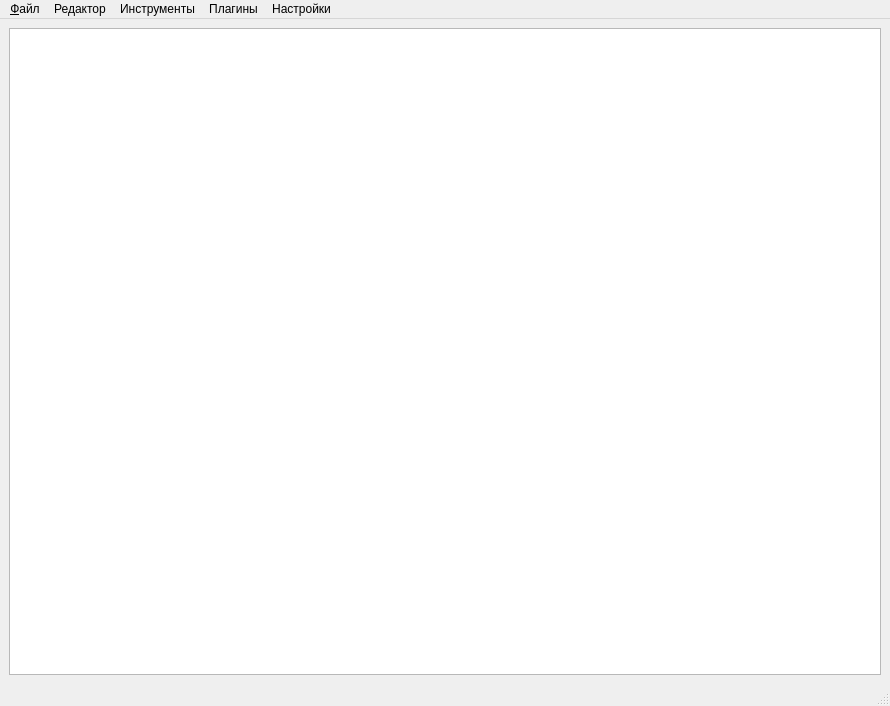
<?xml version="1.0" encoding="UTF-8"?>
<ui version="4.0">
 <class>MainWindow</class>
 <widget class="QMainWindow" name="MainWindow">
  <property name="geometry">
   <rect>
    <x>0</x>
    <y>0</y>
    <width>890</width>
    <height>706</height>
   </rect>
  </property>
  <property name="sizePolicy">
   <sizepolicy hsizetype="Expanding" vsizetype="Expanding">
    <horstretch>0</horstretch>
    <verstretch>0</verstretch>
   </sizepolicy>
  </property>
  <property name="windowTitle">
   <string>PyWebEditor</string>
  </property>
  <widget class="QWidget" name="centralwidget">
   <layout class="QHBoxLayout" name="horizontalLayout">
    <item>
     <widget class="QPlainTextEdit" name="plainTextEdit">
      <property name="font">
       <font>
        <family>Consolas</family>
        <pointsize>10</pointsize>
       </font>
      </property>
      <property name="cursor" stdset="0">
       <cursorShape>IBeamCursor</cursorShape>
      </property>
     </widget>
    </item>
   </layout>
  </widget>
  <widget class="QMenuBar" name="menubar">
   <property name="geometry">
    <rect>
     <x>0</x>
     <y>0</y>
     <width>890</width>
     <height>26</height>
    </rect>
   </property>
   <widget class="QMenu" name="fileMenu">
    <property name="geometry">
     <rect>
      <x>221</x>
      <y>191</y>
      <width>162</width>
      <height>174</height>
     </rect>
    </property>
    <property name="title">
     <string>&amp;Файл</string>
    </property>
    <addaction name="openFileAction"/>
    <addaction name="createFileAction"/>
    <addaction name="saveFileAction"/>
    <addaction name="saveAsFileAction"/>
    <addaction name="exitFileAction"/>
   </widget>
   <widget class="QMenu" name="toolsMenu">
    <property name="title">
     <string>Инструменты</string>
    </property>
   </widget>
   <widget class="QMenu" name="pluginsMenu">
    <property name="title">
     <string>Плагины</string>
    </property>
   </widget>
   <widget class="QMenu" name="settingsMenu">
    <property name="title">
     <string>Настройки</string>
    </property>
    <addaction name="authSettingsAction"/>
    <addaction name="separator"/>
    <addaction name="insertSettingsAction"/>
    <addaction name="appendSettingsAction"/>
    <addaction name="separator"/>
    <addaction name="viewSettingsAction"/>
    <addaction name="separator"/>
    <addaction name="configSettingsAction"/>
   </widget>
   <widget class="QMenu" name="editMenu">
    <property name="title">
     <string>Редактор</string>
    </property>
    <addaction name="updateEditAction"/>
    <addaction name="tagEditAction"/>
    <addaction name="fontEditAction"/>
    <addaction name="symEditAction"/>
   </widget>
   <addaction name="fileMenu"/>
   <addaction name="editMenu"/>
   <addaction name="toolsMenu"/>
   <addaction name="pluginsMenu"/>
   <addaction name="settingsMenu"/>
  </widget>
  <widget class="QStatusBar" name="statusbar"/>
  <action name="openFileAction">
   <property name="text">
    <string>Открыть</string>
   </property>
   <property name="shortcut">
    <string>Ctrl+O</string>
   </property>
  </action>
  <action name="createFileAction">
   <property name="text">
    <string>Создать</string>
   </property>
   <property name="shortcut">
    <string>Ctrl+N</string>
   </property>
  </action>
  <action name="saveFileAction">
   <property name="text">
    <string>Сохранить</string>
   </property>
   <property name="shortcut">
    <string>Ctrl+S</string>
   </property>
  </action>
  <action name="saveAsFileAction">
   <property name="text">
    <string>Сохранить как</string>
   </property>
  </action>
  <action name="reloadPluginsAction">
   <property name="text">
    <string>Перезагрузить</string>
   </property>
  </action>
  <action name="loadPluginsAction">
   <property name="text">
    <string>Подключить</string>
   </property>
  </action>
  <action name="insertSettingsAction">
   <property name="checkable">
    <bool>true</bool>
   </property>
   <property name="checked">
    <bool>true</bool>
   </property>
   <property name="text">
    <string>Вставка</string>
   </property>
  </action>
  <action name="appendSettingsAction">
   <property name="checkable">
    <bool>true</bool>
   </property>
   <property name="text">
    <string>Дополнение</string>
   </property>
  </action>
  <action name="configSettingsAction">
   <property name="text">
    <string>Настройки</string>
   </property>
  </action>
  <action name="exitFileAction">
   <property name="text">
    <string>Выход</string>
   </property>
  </action>
  <action name="updateEditAction">
   <property name="text">
    <string>Обновить</string>
   </property>
   <property name="shortcut">
    <string>F5</string>
   </property>
  </action>
  <action name="tagEditAction">
   <property name="text">
    <string>Вставить тег</string>
   </property>
  </action>
  <action name="authSettingsAction">
   <property name="text">
    <string>Авторизация</string>
   </property>
  </action>
  <action name="fontEditAction">
   <property name="text">
    <string>Шрифт</string>
   </property>
  </action>
  <action name="symEditAction">
   <property name="text">
    <string>Символы</string>
   </property>
  </action>
  <action name="viewSettingsAction">
   <property name="checkable">
    <bool>true</bool>
   </property>
   <property name="checked">
    <bool>true</bool>
   </property>
   <property name="text">
    <string>Предпросмотр</string>
   </property>
  </action>
 </widget>
 <resources/>
 <connections/>
</ui>
